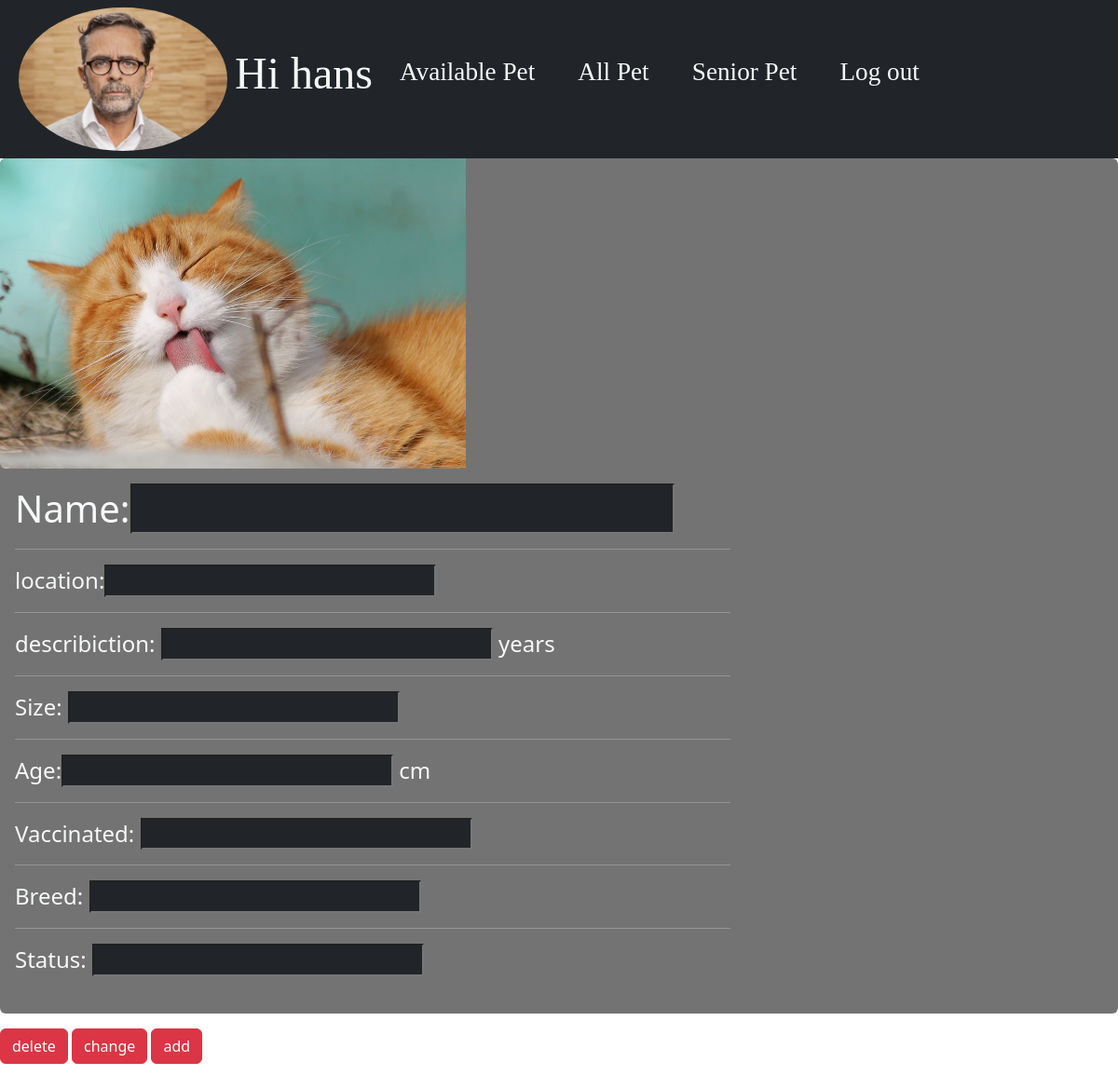
Page /PHP/details.php?id=1 (signed in) on the committed database.
### tables this page shows
CREATE TABLE `users` (
  `user_id` int(11) NOT NULL,
  `picture` varchar(100) NOT NULL,
  `f_name` varchar(50) NOT NULL,
  `l_name` varchar(50) NOT NULL,
  `address` varchar(150) NOT NULL,
  `phone_number` int(11) NOT NULL,
  `pass` varchar(300) NOT NULL,
  `status` varchar(30) DEFAULT NULL,
  `email` varchar(150) DEFAULT NULL
);

CREATE TABLE `animal` (
  `animal_id` int(11) NOT NULL,
  `image` varchar(100) NOT NULL,
  `name` varchar(50) NOT NULL,
  `location` varchar(150) NOT NULL,
  `description` text NOT NULL,
  `size` int(11) NOT NULL,
  `age` int(11) NOT NULL,
  `vaccinated` varchar(30) NOT NULL,
  `breed` varchar(50) NOT NULL,
  `status` varchar(30) NOT NULL
);

### PHP/details.php (the view, shortened to what this page needs)
<?php
require_once "..\components\bootst.php";
require_once "..\components\db_connect.php";
$x="";
  if(isset($_SESSION['adm'])){
$sql = "SELECT * FROM `users` WHERE user_id='{$_SESSION['adm']}' ";
$result = mysqli_query($conn, $sql);
$row = mysqli_fetch_assoc($result);}
?>
<!DOCTYPE html>
<html lang="en">
<head>
</head>
<body>
    <nav class="navbar navbar-expand-lg bg-dark " style="min-width:100vw;margin:0;">
        <div class=" container-fluid ">
            <img src='..\profile_img\\<?=$row["picture"]?>' class='card-img-top'
                style='width: 14rem;margin-left:0.5rem;border-radius:50%'>
            <div class="collapse navbar-collapse" id="navbarNavAltMarkup">
                <div class="navbar-nav text-light">
                    <h1 class="nav-link active text-light" aria-current="page"
                        style="font-size:3rem;font-family: 'Dancing Script', cursive;">Hi <?=$row["f_name"]?>
                    </h1>
                    <form method="POST">
                        <button class="btn " name="Available"><a class=" nav-link active text-light" aria-current="page"
                                style="font-size:1.7rem;font-family: 'Dancing Script', cursive;">Available
                                Pet</a></button>
                        <button class="btn " type="submit" name="All"><a class=" nav-link active text-light"
                                aria-current="page" style="font-size:1.7rem;font-family: 'Dancing Script', cursive;">All
                                Pet</a></button>
                        <button class="btn " type="submit" name="Senior"><a class=" nav-link active text-light"
                                aria-current="page"
                                style="font-size:1.7rem;font-family: 'Dancing Script', cursive;">Senior
                                Pet</a></button>
                        <button class="btn " type="submit"><a class=" nav-link active text-light" aria-current="page"
                                href="./logout.php" style="font-size:1.7rem;font-family: 'Dancing Script', cursive;">Log
                                out</a></button>
                    </form>
                </div>
            </div>
        </div>
    </nav>
</body>
</html>
<?php
if($x!==1 && $x!==2 && $x!==3 ){
$id=$_GET['id'];
$name='';
$location="";
$description="";
$size="";
$age="";
$vaccinated="";
$breed="";
$status="";
$sql = "SELECT * FROM `animal` where animal_id=$id ";
$result = mysqli_query($conn, $sql);
$row = mysqli_fetch_assoc($result);
if(isset($_SESSION['adm'])){
echo $table="
<div class='card mb-3 border-0 text-light' style='background-color: rgba(0, 0, 0, 0.55);'>
    <div class='row g-0'>
    <form method='POST'>
        <div class='col-md-5'>
            <img src='..\pictures\\{$row["image"]}' class='img-fluid rounded-start'>
        </div>
        <div class='col-md-8'>
            <div class='card-body'>
                <h1 class='card-title'>Name:<input type='text' class='bg-dark text-light' value='{$name}' name='name'>
                </h1>
                <hr>
                <h4 class='card-title'>location:<input type='text' class='bg-dark text-light' value='{$location}'name='loc'></h4>
                <hr>
                <h4 class='card-title'>describiction: <input type='text' class='bg-dark text-light' value='{$description}'name='des'> years</h4>
                <hr>
                <h4 class='card-title'>Size: <input type='text' class='bg-dark text-light' value='{$size}' name='si'> </h4>
                <hr>
                <h4 class='card-title'>Age:<input type='text' class='bg-dark text-light' value='{$age}'name='age'>  cm</h4>
                <hr>
                <h4 class='card-title'>Vaccinated: <input type='text' class='bg-dark text-light' value='{$vaccinated}'name='vac'></h4>
                <hr>
                <h4 class='card-title'>Breed: <input type='text' class='bg-dark text-light' value='{$breed}'name='bre'> </h4>
                <hr>
                <h4 class='card-title'>Status: <input type='text' class='bg-dark text-light' value='{$status} 'name='sta'></h4>
            </div>
        </div>
    </div>
</div>
<button type='submit' class='btn btn-danger mb-5' name='del'>delete</button>
<button type='submit' class='btn btn-danger mb-5'name='change'>change</button>
<button type='submit' class='btn btn-danger mb-5'name='add'>add</button>
</form>";}}
?>
</body>
</html>

### PHP/details.php (style rules this page uses)
body { background-image: url("https://static.vecteezy.com/system/resources/previews/001/849/553/original/modern-gold-background-free-vector.jpg"); margin-: 0; }

### rows in the picture
users: picture (picture), f_name "hans"
animal: image (picture)
